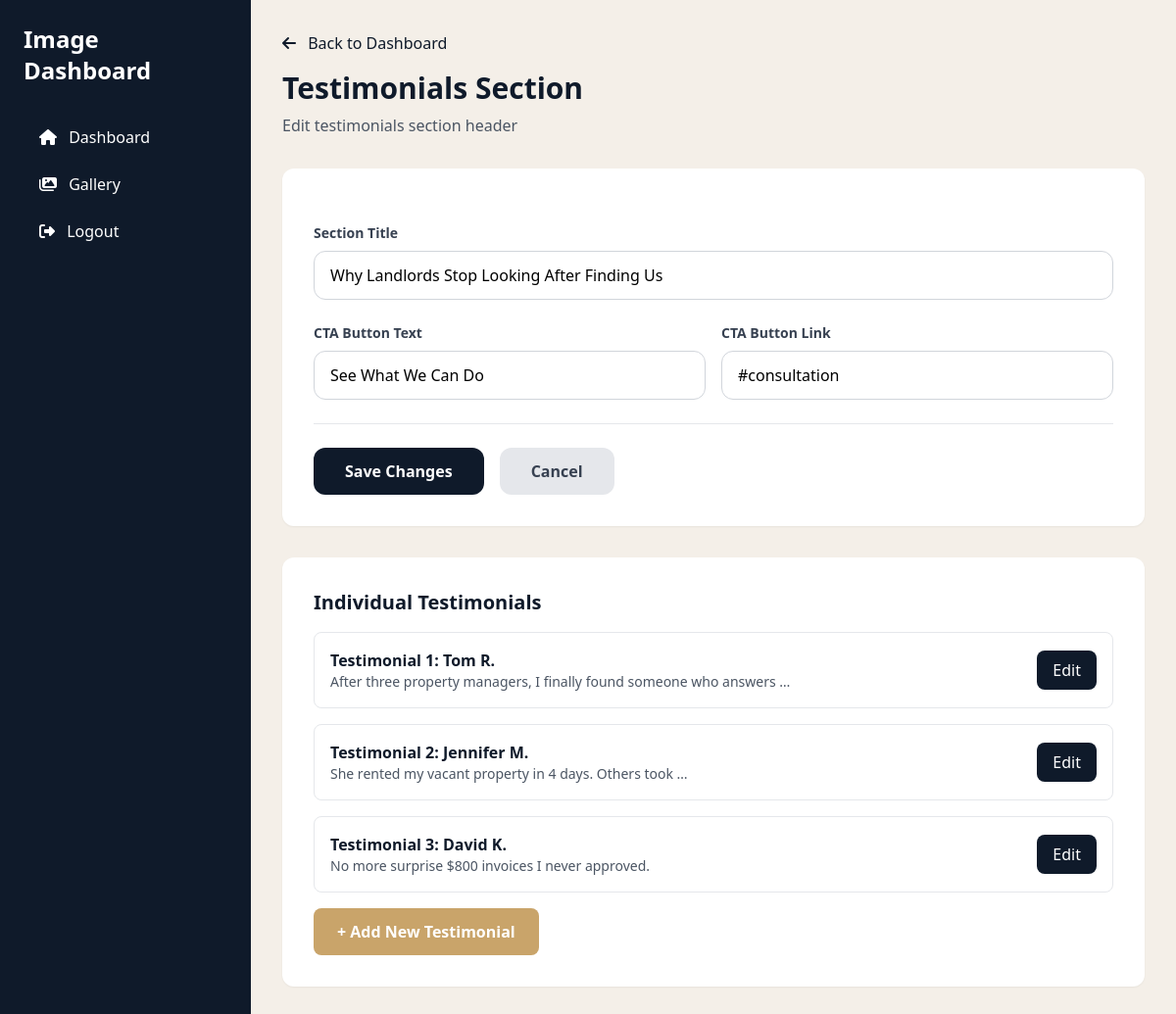
The app's page /dashboard/testimonials/ (signed in) with its own data.
### myApp/models.py (models this page shows, shortened)
class TestimonialsSection(models.Model):
    title = models.CharField(max_length=200, default="Why Landlords Stop Looking After Finding Us")
    cta_text = models.CharField(max_length=100, default="See What We Can Do")
    cta_link = models.CharField(max_length=200, default="#consultation")
    updated_at = models.DateTimeField(auto_now=True)
    class Meta:
        verbose_name = "Testimonials Section"
        verbose_name_plural = "Testimonials Section"
    @classmethod
    def get_instance(cls):
        obj, created = cls.objects.get_or_create(pk=1)
        return obj

class Testimonial(models.Model):
    testimonial_number = models.IntegerField(unique=True, help_text="Testimonial number (1, 2, or 3)")
    avatar_url = models.URLField(blank=True, null=True, help_text="Avatar image URL")
    avatar_alt = models.CharField(max_length=200, blank=True, help_text="Avatar alt text")
    quote_short = models.CharField(max_length=300, help_text="Short quote (italic)")
    quote_long = models.TextField(help_text="Long quote/description")
    author_name = models.CharField(max_length=100, help_text="Author name")
    author_title = models.CharField(max_length=200, help_text="Author title/location")
    updated_at = models.DateTimeField(auto_now=True)
    class Meta:
        ordering = ['testimonial_number']
        verbose_name = "Testimonial"
        verbose_name_plural = "Testimonials"

### myApp/dashboard_views.py (the view)
# urls.py: path('testimonials/', dashboard_views.testimonials_edit, name='testimonials_edit'),
@login_required
def testimonials_edit(request):
    testimonials_section = TestimonialsSection.get_instance()
    testimonials = Testimonial.objects.all().order_by('testimonial_number')
    if request.method == 'POST':
        testimonials_section.title = request.POST.get('title', '')
        testimonials_section.cta_text = request.POST.get('cta_text', 'See What We Can Do')
        testimonials_section.cta_link = request.POST.get('cta_link', '#consultation')
        testimonials_section.save()
        return redirect('dashboard:index')
    return render(request, 'myApp/dashboard/testimonials_edit.html', {
        'testimonials_section': testimonials_section,
        'testimonials': testimonials
    })

### myApp/templates/myApp/dashboard/testimonials_edit.html (shortened to what this page needs)
{% extends "myApp/dashboard/base.html" %}
{% load static %}
{% block content %}
<div class="mb-8">
    <a href="{% url 'dashboard:index' %}" class="text-navy hover:underline mb-4 inline-block">
        <i class="fas fa-arrow-left mr-2"></i> Back to Dashboard
    </a>
    <h2 class="text-3xl font-bold text-navy mb-2">Testimonials Section</h2>
    <p class="text-gray-600">Edit testimonials section header</p>
</div>
<form method="post" class="bg-white rounded-xl shadow-sm p-8 space-y-6">
    <div>
        <label class="block text-sm font-semibold text-gray-700 mb-2">Section Title</label>
        <input type="text" name="title" value="{{ testimonials_section.title|default:'' }}"
               placeholder="Why Landlords Stop Looking After Finding Us"
               class="w-full px-4 py-3 border border-gray-300 rounded-xl focus:border-navy focus:outline-none focus:ring-2 focus:ring-navy/20">
    </div>
    <div class="grid grid-cols-2 gap-4">
        <div>
            <label class="block text-sm font-semibold text-gray-700 mb-2">CTA Button Text</label>
            <input type="text" name="cta_text" value="{{ testimonials_section.cta_text|default:'See What We Can Do' }}"
                   class="w-full px-4 py-3 border border-gray-300 rounded-xl focus:border-navy focus:outline-none focus:ring-2 focus:ring-navy/20">
        </div>
        <div>
            <label class="block text-sm font-semibold text-gray-700 mb-2">CTA Button Link</label>
            <input type="text" name="cta_link" value="{{ testimonials_section.cta_link|default:'#consultation' }}"
                   class="w-full px-4 py-3 border border-gray-300 rounded-xl focus:border-navy focus:outline-none focus:ring-2 focus:ring-navy/20">
        </div>
    </div>
    <div class="flex gap-4 pt-6 border-t">
        <button type="submit" class="bg-navy text-white px-8 py-3 rounded-xl font-semibold hover:bg-navy/90 transition">
            Save Changes
        </button>
        <a href="{% url 'dashboard:index' %}" class="bg-gray-200 text-gray-700 px-8 py-3 rounded-xl font-semibold hover:bg-gray-300 transition">
            Cancel
        </a>
    </div>
</form>
<div class="mt-8 bg-white rounded-xl shadow-sm p-8">
    <h3 class="text-xl font-semibold text-navy mb-4">Individual Testimonials</h3>
    <div class="space-y-4">
        {% for testimonial in testimonials %}
        <div class="border border-gray-200 rounded-lg p-4 flex items-center justify-between">
            <div>
                <p class="font-semibold text-navy">Testimonial {{ testimonial.testimonial_number }}: {{ testimonial.author_name|default:"Untitled" }}</p>
                <p class="text-sm text-gray-600">{{ testimonial.quote_short|truncatewords:10|default:"No quote" }}</p>
            </div>
            <a href="{% url 'dashboard:testimonial_edit' testimonial.id %}" class="bg-navy text-white px-4 py-2 rounded-lg hover:bg-navy/90 transition">
                Edit
            </a>
        </div>
        {% empty %}
        <p class="text-gray-600">No testimonials yet. <a href="{% url 'dashboard:testimonial_new' %}" class="text-navy hover:underline">Create one</a></p>
        {% endfor %}
        <a href="{% url 'dashboard:testimonial_new' %}" class="inline-block bg-gold text-white px-6 py-3 rounded-lg font-semibold hover:bg-gold/90 transition">
            + Add New Testimonial
        </a>
    </div>
</div>
{% endblock %}

### records on screen
TestimonialsSection: title "Why Landlords Stop Looking After Finding Us", cta_text "See What We Can Do", cta_link "#consultation"
Testimonial: testimonial_number "1", author_name "Tom R.", quote_short "After three property managers, I finally found someone who answers …"
Testimonial: testimonial_number "2", author_name "Jennifer M.", quote_short "She rented my vacant property in 4 days. Others took …"
Testimonial: testimonial_number "3", author_name "David K.", quote_short "No more surprise $800 invoices I never approved."
